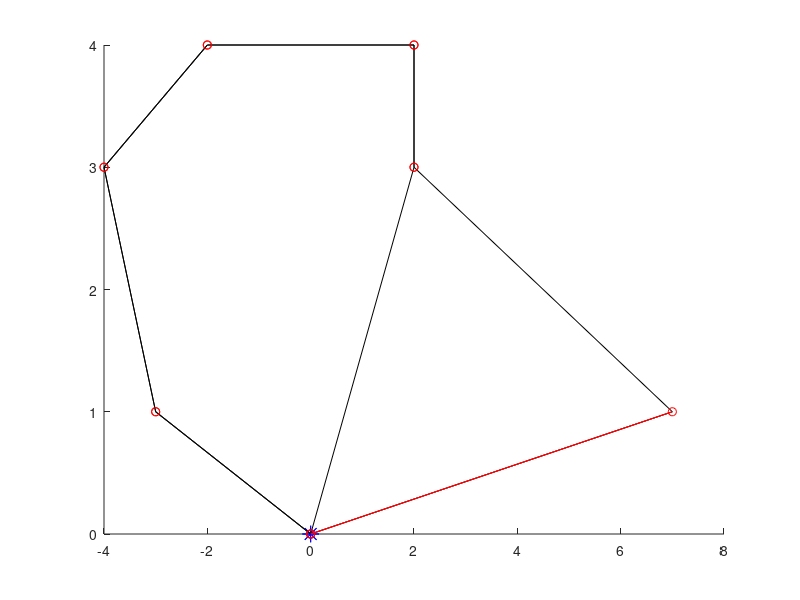
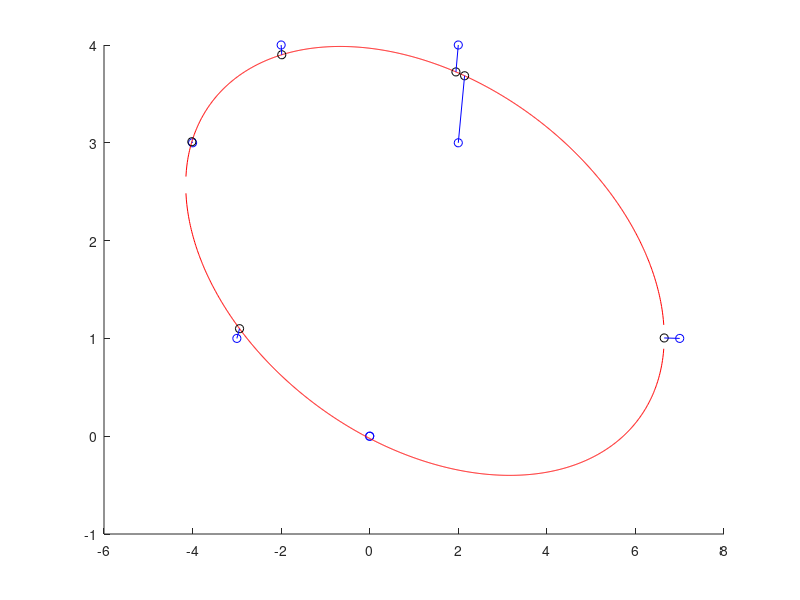

The MATLAB script that drew these images, in order:
function[] = TDRA( )
% This main function will execute the entirety of the Truck and Drone 
% routing algorithm. 

%%%
% When it comes to calculating the "travel time between two customers" we will 
% use the distance between the two nodes for trucks. When calculating the 
% travel time between two customers by UAV, we will use the distance but 
% divided by a speed factor of 1.5.
%%%

    % Variables 
    %      C0            Set of customer locations with depot as the starting
    %                     location where C0.x is the x location of the
    %                     customers and C0.y is the y locations of the
    %                     customers. 
    %       c            Number of customers
    %       U            Set of drones
    %       u            Number of drones
    % aafDistancesTruck  Travel times between two customers i & j by truck
    %     soln           Our representation of the solution where:
    %                      ansoln.Part1 represents the sequence of customers
    %                          visited by the truck
    %                      ansoln.Part2 represents the assignment of
    %                          customers to UAVs & also the sequence of
    %                          visits by each UAV
    %                      ansoln.Part3 represents the launch locations of
    %                          each UAV for every flight
    %                      ansoln.Part4 represents the reconvene locations of
    %                          each UAV for every flight
    %
    
    
    % Generate customer locations
%     C0.x = (50 - -50)*rand(1, 4) + -50;
%     C0.y = (50 - -50)*rand(1, 4) + -50;
%     C0.x = [ 0 -10 0 0 ]; % we treat the first slot as the depot;
%     C0.y = [ 0 0 -10 -5 ];  % we treat the first slot as the depot;
%     C0.x = [ 0 randi([-10, 10], 1, 10) 0 ];
%     C0.y = [ 0 randi([-10, 10], 1, 10) 0 ];
    
%     C0.x = [ 0 -4 -7 -6 4 6 2 9 8 7 6 0 ];
%     C0.y = [ 0 1 -3 -8 -9 -3 10 9 -2 -8 -8 0];
    
% %          0  1  2  3  4  0   Customer ID
% %          1  2  3  4  5  6   Indices
%     C0.x = [ 0  8  6 -7  1  0 ];
%     C0.y = [ 0 -2 -3 -3  2  0 ];

%              0  1  2  3  4  5  6  0  Customer ID
%              1  2  3  4  5  6  7  8  Indices
    C0.x = [ 0 -2 -3  2  2  7 -4  0 ]; 
    C0.y = [ 0  4  1  4  3  1  3  0 ]; 

%%%%%%%%%%%%%%%%%%%%%%%%Testing ellipse fitting %%%%%%%%%%%%%%%%%%%%%%%%
% Slanted ellipse
%     C0.x = [ 1, 2, 3, 4, 4.5, 5, 5.5, 6, 6, 5.7, 5.5, 5, 4, 3, 1, ...
%              -1, -3, -6, -7, -7.5, -7, -6, ...
%              -3, -2, -1, -4, -5];
%     C0.y = [ 7, 6, 5, 4, 3, 2, 0.5, -1, -1.5, -3.5, -4, -5, -5.3, -5.2, -4.5,...
%              8, 8, 7, 6, 4, 2, 0, ...
%              -2.5, -3, -3.5, -1.5, -1];
    

% Ellipse along x axis; This works well 
%     C0.x = [ -3, -2.5, -2, -1.5, -1, -.5, 0, .5, 1, 1.5, 2, 2.5, 3, -3, -2.5, -2, -1.5, -1, -.5, 0, .5, 1, 1.5, 2, 2.5, 3 ];
%     C0.y = [ 0.54, 1.06, 1.34, 1.52, 1.64, 1.71, 1.73, 1.71, 1.64, 1.54, 1.34, 1.06, .54, -0.54, -1.06, -1.34, -1.52, -1.64, -1.71, -1.73, -1.71, -1.64, -1.54, -1.34, -1.06, -.54 ];

% Ellipse along y axis
%     C0.x = [ 0 [ -2 : 0.5 : 2 ] [ -2 : 0.5 : 2 ] 0]
%     C0.y = [0 sqrt( 1 - (C0.x(1 : 9).^2)/4 ) [ -1*sqrt( 1 - (C0.x(10 : 18).^2)/4 ) ] 0 ]
    



    % Plot the customer locations
%     hold on
%     figure( 1 );
%     plot(0,0,'b*', 'MarkerSize', 12)
%     plot(C0.x, C0.y, 'bo')
%     hold off

    
    % Numbers of customers (excluding the depot) 
    c = length(C0.x) - 2;
    
    % Number of drones
    U = [1, 2];
    u = length(U);
    
    % Initial and final temperature (Inputs for SA)
    T0 = 90;
    TFinal = 0.01; 
    Beta_SA = 0.99;
    Imax = 20;
    
    % Calculate the distances between each all points
    % Here, our first row of the columns is how far our depot is from each 
    % of the customers. 
    aafDistances = calculateDistances(C0.x, C0.y);
    
    
    % Initialize solution data structure
    soln.anPart1 = zeros(1, length(C0.x));  % the Truck Route
    soln.anPart2 = [-1];  % Assignment of customers to UAVs
    soln.anPart3 = [-1];  % Launch locations of the UAVs
    soln.anPart4 = [-1];  % Reconvene locations of the UAVs
    
    
    % Generate initial solution s, to the STRPD based on SA
    s = simulatedAnnealing(c, aafDistances, soln, T0, TFinal, Beta_SA, Imax, u);
    
%%%%%%%%%%%%%%%%%%%%%%%%%%%%%%%%%%%%%%%%%%%%%%%%%%%%%%%%%%%%%%%%%%%%%%%%
    % Test plotting our path with drones
    % THis is correct btw
%     s.anPart1 = [ 0 4 2 3 0 ];
%     s.anPart3 = [ 2 -1 ];   % These indices refer to the cell number in part 1, so this is wrong. 
%     s.anPart2 = [ 1 -1 ];   % visits customer 1
%     s.anPart4 = [ 3 -1 ];   % returns to index 2 of s.anPart1 (which is customer 3)
% 
%     s.anPart1 = [ 0 4 3 1 2 0 ];    % MOST RECENT TEST
%     s.anPart3 = [ 1 -1 4 ];
%     s.anPart2 = [ 5 -1 6 ];
%     s.anPart4 = [ 3 -1 5 ]; 
    
%     s.anPart1 = [ 0 4 2 0 ];
%     s.anPart3 = [ 2 3 -1 ];   % These indices refer to the cell number in part 1, so this is wrong. 
%     s.anPart2 = [ 1 3 -1 ];   % visits customer 1
%     s.anPart4 = [ 3 4 -1 ];   % returns to index 2 of s.anPart1 (which is customer 3)

%     s.anPart1 = [ 0 4 2 0 ];
%     s.anPart3 = [ 2 -1 3 ];   % These indices refer to the cell number in part 1, so this is wrong. 
%     s.anPart2 = [ 1 -1 3 ];   % visits customer 1
%     s.anPart4 = [ 3 -1 4 ];   % returns to index 2 of s.anPart1 (which is customer 3)

%     s.anPart1 = [ 0 4 2 0 ];
%     s.anPart3 = [ 2 -1 3 ];   % These indices refer to the cell number in part 1, so this is wrong. 
%     s.anPart2 = [ 1 -1 3 ];   % visits customer 1
%     s.anPart4 = [ 3 -1 4 ];   % returns to index 2 of s.anPart1 (which is customer 3)
%%%%%%%%%%%%%%%%%%%%%%%%%%%%%%%%%%%%%%%%%%%%%%%%%%%%%%%%
    
    % Plot the truck and drone route
    plot_route( C0, s);
    
    
    % Initialize best solution, the rsult of the best solution, the 
    % iteration number, and the temperature
    s_best = s;
    fs_best = f(aafDistances, s_best, u);
    
    
    % Elliptical stuff
    
    solnOut = ellipticalCustomerAssignment( s_best, C0, u);
    plot_route( C0, solnOut)
    
    
    
end

%%%%%%%%%%%%%%%%%%%%%%%%%%%%%%%%%%%%%%%%%%%%%%%%%%%%%%%%%%%%%%%%%%%%%%%%%%%
function[ ] = plot_route( C0, s) 
% plot_route will take in the customer locations & the initial solution
% produced via the Simulated annealing method. It will then plot the route 
% the truck will take. 
% Input 
%   C0      The locations of all the customers
%   s       The route we are plotting 
%   u       The number of drones 
% Output
%   

    % Variables
    %    a, b     Placeholder variables for the coordinates 
    %  nCustInd   counter to keep track of the customer indices 
    
    % Plot the truck route
    nCustInd = 2;
    a = [ 0 ]; 
    b = [ 0 ]; 
    
    % Fill in these a and b arrays
%     for i = s.anPart1( 2 : length(C0.x) - 1 )
    for i = s.anPart1( 2 : length(s.anPart1) - 1)
        a(nCustInd) = C0.x(i+1);
        b(nCustInd) = C0.y(i+1);
        nCustInd = nCustInd + 1; 
        a;
        b;
    end

    a(end + 1) = 0;
    b(end + 1) = 0;


        
    % Initialize the coords visited by the drones
    aanDrones = zeros(length(s.anPart2)-1, 6);
    
    C0;
    s; 
    % Fill in this matrix
    for iCustomer = 1 : length(s.anPart2)        
        if s.anPart2(iCustomer) == -1
            aanDrones( iCustomer, : ) = -1*ones(1, 6);
%             aanDrones = [ aanDrones ; -1*ones(1, 6) ]
            
        else
            aanDrones(iCustomer, 1) = C0.x(s.anPart1(s.anPart3(iCustomer)) + 1);
            aanDrones(iCustomer, 4) = C0.y(s.anPart1(s.anPart3(iCustomer)) + 1);

            aanDrones(iCustomer, 3) = C0.x(s.anPart1(s.anPart4(iCustomer)) + 1);
            aanDrones(iCustomer, 6) = C0.y(s.anPart1(s.anPart4(iCustomer)) + 1);

            aanDrones(iCustomer, 2) = C0.x(s.anPart2(iCustomer) + 1);
            aanDrones(iCustomer, 5) = C0.y(s.anPart2(iCustomer) + 1);
        end
    end
    
    
    
    % Plot the drone route
    aColors = ["r--", "b--", "g--", "k--", "m--"];
        
    % 
    aDimensions = size(aanDrones);
    
    % Plot this stuff
    figure(2)
    hold on; 
    plot(0,0,'b*', 'MarkerSize', 12)
    plot(a, b, 'k-')
    plot(a, b, "ro")
    
    iDrone = 1; 
    for iRow = 1 : aDimensions 
        x = [ 0 ];
        y = [ 0 ]; 
        
        if aanDrones(iRow, 1) == -1
            iDrone = iDrone + 1; 
        else
            for iCol = 1 : 3
                x(iCol) = aanDrones(iRow, iCol);
                y(iCol) = aanDrones(iRow, iCol+3);
            end
            
            plot(x, y, aColors(iDrone));
        end
    end
    hold off; 
end

function[ aafDistances ] = calculateDistances( x, y )
% calculateDistances will calculate the distances between all the points 
%   on the graph
% INPUT
%   x, y   the x and y coordinates of the customers
% OUTPUT
%   aafDistances   An array of distances where D_ij is the distance between 
%                    house i and house j; this matrix should be symmetric

    % Variables
    %
    
    % Initialize the distances array
    aafDistances = zeros(length(x));
    
    % Calculate the distances
    for i = 1 : length(x)
        for j = 1 : length(x)
            aafDistances( i, j ) = sqrt( (x(i) - x(j))^2 + (y(i) - y(j))^2 );
        end
    end
    
end

function[ s_best ] = ...
    simulatedAnnealing( c, aafDistances, soln, T0, TFinal, Beta_SA, Imax, u)
% simulatedAnnealing function will take in an array of distances 
% and will generate a random TRP (traveling repairman problem).
% INPUT
%   c              The length of the soln
%  aafdistances    Array of distances between customers
%  soln            Data structure of solution
%   T0             The initial temperature
%   TFinal         The final temperature we want to approach
%  Beta_SA         The cooling schedule for our simulated annealing
%   Imax           The maximum number of iterations
%   u              The numebr of drones
% OUTPUT
%  s_best          Returns the best solution to the TRP 


    % Variables
    %  soln       Data structure with solutions parts 1, 2, 3, and 4 
    %     s       Solution to the TRP problem
    %  s_best     Best solution
    % fs_best     The result of the best solution7
    %     T       The current temperature of our simulated annealing
    

    % Initialize our current and final temperatures
    T = T0;     
    
    % Generate a ranomd TRP (Traveling Repairman Problem) 
    % randomly insert all customers into vector    
    soln.anPart1 = [ 0 randperm(c) 0 ];
    s = soln; % create duplicate of soln for comparison
    
    % Initilaize the best solution and the best result 
    s_best = s;
    fs_best = f(aafDistances, s, u); 
    
    sPrime = soln;
    
    % Run the simulated annealing process
    while T > TFinal
        for i = 1 : Imax 
            % Find neighbor to s
            sPrime.anPart1 = neighbor(s);
            

            
            % Check if neighbor is better than current solution 
            diff = fs_best - f(aafDistances, sPrime, u);
            
            % Check if neighbor is better
            if f(aafDistances, sPrime, u) < f(aafDistances, s_best, u)
                s_best.anPart1 = sPrime.anPart1;
                fs_best = f(aafDistances, sPrime, u); 
            end
            
            % Boltzmann probability time babbbyyyy
            if rand() < exp(-abs(diff) / T)
                s.anPart1 = sPrime.anPart1;
            end
            
        end
        
        % Cooling schedule
        T = Beta_SA * T; 
    end
    
    
    
end

function[ solnOut ] = ellipticalCustomerAssignment( solnIn, C0, k )
% The ellipticalCustomerAssignment heuristic function will take in a soln
% and then will return another solution. 

% INPUT
%  solnIn      This is the input solution
%  C0          The locations (coordinates) of the customers
%  k           Number of drones
% OUTPUT
%  solnOut     This is the output solution

    % VARIABLES
    %    D        The design matrix
    %    C        The constraint matrix
    %    S        Scatter matrix
    %    V        Matrix with columns being the eigenvectors
    %    D        Matrix where diagonals are eigenvalues
    %    g        Anonymous function for distance from point to conic
    %    h        Anonymous function for distance between two points
    % aVectorScaled  The parameters that create our ellipse
    % anSortedTruckCustomers   Vector of truck customers sorted by distance
    %                          to ellipse
    % aafDistances  Get the distances between all the points
    
    
    % Create matrix of distances
    aafDistances = calculateDistances(C0.x, C0.y);
    
    % Assign initial variables 
    solnOut = solnIn; 
    fSolnOut = f( aafDistances, solnIn, k);
    
    % Fit an ellipse to C0 
    % First create our design matrix
    D = zeros(length(C0.x) - 1, 6);
    for iRow = 1 : length(C0.x) - 1
        D( iRow, 1 ) = (C0.x(iRow))^2;
        D( iRow, 2 ) = C0.x(iRow) * C0.y(iRow);
        D( iRow, 3 ) = (C0.y(iRow))^2;
        D( iRow, 4 ) = C0.x(iRow);
        D( iRow, 5 ) = C0.y(iRow);
        D( iRow, 6 ) = 1;
        

    end
    
    
    % Next our constraint matrix
    C = zeros(6); 
    C(1, 3) = 2;
    C(3, 1) = 2;
    C(2, 2) = -1; 
    
    % Create scatter matrix
    S = D' * D;
    
    % Find our eigenvalues and eigenvectors
    [ eigenvector, eigenvalue ] = eig( S, C );
    
    % Find the smallest eigenvalue
    fMinDiag = inf;
    for iDiagonal = 1 : 6
        if eigenvalue(iDiagonal, iDiagonal) > 1e-6 && eigenvalue(iDiagonal, iDiagonal) < fMinDiag
            iMinDiag = iDiagonal;
            fMinDiag = eigenvalue(iDiagonal, iDiagonal);
        end
    end
    
    
    % Scale the parameters so that a'C*a = 1
    aVector = eigenvector( :, iMinDiag );
    fScaling = aVector' * C * aVector;
    aVectorScaled = aVector / sqrt(fScaling);
        
    
    % This function gives us the algebraic distance of any point (x, y)
    % from the conic. 
    g = @( a, x, y) (a(1)*x.^2 + a(2).*x.*y + a(3)*y.^2 + a(4)*x + a(5)*y + a(6));
    
    
    % Create functions from the quadratic formulas    
    fplus  = @(a, x) ( -(a(2)*x + a(5)) + sqrt( (a(2)*x + a(5)).^2 - 4*a(3)*(a(1)*x.^2 + a(4)*x + a(6)) ) ) / (2*a(3));
    fminus = @(a, x) ( -(a(2)*x + a(5)) - sqrt( (a(2)*x + a(5)).^2 - 4*a(3)*(a(1)*x.^2 + a(4)*x + a(6)) ) ) / (2*a(3));
    
    
    % Create array of points
    afXData = [ min(C0.x) - 10 : 0.01 : max(C0.x) + 10 ];
    % Check to see if the x and y are imaginary
    counter = 1;
    for x = afXData
        if isreal(fplus( aVectorScaled, x )) && fplus( aVectorScaled, x) ~= 0
            afXGoodData(counter) = x;
            afYDataPositive(counter) = fplus( aVectorScaled, x ); 
        end
        
        if isreal(fminus( aVectorScaled, x )) && fminus( aVectorScaled, x) ~= 0
            afYDataNegative(counter) = fminus( aVectorScaled, x );
        end
        
        if isreal(fminus( aVectorScaled, x )) && isreal(fplus( aVectorScaled, x ))
            counter = counter + 1; 
        end
        
        
    end
               
    
    % Plot the points
    figure(12345)
    hold on; 
    plot(C0.x, C0.y, 'bo')
    plot(afXGoodData, afYDataPositive, 'r-')
    plot(afXGoodData, afYDataNegative, 'r-')

    
    % Given a customer point (xi, yi), find the point (x, y) on an ellipse
    % that minimizes the distance between (xi, yi) and (x, y)
    
    % Set the max number of iterations, the threshold
    % for convergence
    nMax = 30; 
    fThreshold = 10^(-6);
    
    % Hard code the function and its jacobian
    h = @(x, y, lambda, xi, yi, a) ...
        [ 2*x - 2*xi + 2*a(1)*x*lambda + a(2)*lambda*y + a(4)*lambda; 
          2*y - 2*yi + a(2)*lambda*x + 2*a(3)*lambda*y + a(5)*lambda; 
          a(1)*x^2 + a(2)*x*y + a(3)*y^2 + a(4)*x + a(5)*y + a(6) ];

    h_jacobian = @(x, y, lambda, xi, yi, a) ...
        [ 2 + 2*a(1)*lambda, a(2)*lambda, 2*a(1)*x + a(2)*y + a(4); 
          a(2)*lambda, 2 + 2*a(3)*lambda, a(2)*x + 2*a(3)*y + a(5); 
          2*a(1)*x + a(2)*y + a(4), a(2)*x + 2*a(3)*y + a(5), 0 ];
      
   % Initialize ellipse points
   afEllipse.x = [];
   afEllipse.y = [];
   
   % Initialize vector of distances
   afDistanceFromEllipse = zeros(1, length(C0.x)-2); 
    
   %Instead of iterating through the length of the arrays, iterate through   
   for nCustomer = solnIn.anPart1(2 : end - 1)
       % Set initial guess
       %                  x                y        lambda
       afGuess = [ C0.x(nCustomer + 1); C0.y(nCustomer + 1); 0 ]; 
       
       
       % Get the unknowns
       [ ae_vals, j, aUnknowns ] = ... 
           newtons_method( nMax, afGuess, fThreshold, h, h_jacobian, aVectorScaled, C0, nCustomer+1);
       
       % Plot the point on the ellipse
       plot(aUnknowns(1, j-1), aUnknowns(2, j-1), 'ko')
       
       % Store the ellipse point
       afEllipse.x = aUnknowns(1, j-1);
       afEllipse.y = aUnknowns(2, j-1); 
       
       % Calculate the distance between customers and closest pt on ellipse
       afDistanceFromEllipse( nCustomer ) = sqrt( (afEllipse.x(end) - C0.x(nCustomer+1))^2 + ...
           (afEllipse.y(end) - C0.y(nCustomer+1))^2 );
       
       % Plot those thangs 
       plot( [ C0.x(nCustomer+1); afEllipse.x ], [C0.y(nCustomer+1); afEllipse.y], 'b-' )
%        [ C0.x(nCustomer); afEllipse.x ]
% %        for i = 1 : length(C0.x)
% %            plot( [ C0.x(nCustomer+1); afEllipse.x(nCustomer) ], [C0.y(nCustomer+1); afEllipse.y(nCustomer)], 'b-' )
% %        end
% %        hold off; 
             
              % Final Output Lines
%        fprintf("\n")
%         fprintf("Final Output Line for Part (a)\n")
%         fprintf("Current k    |      e^(k+1)     |      x^(k+1)\n" );
%         fprintf("  %4d       |   %10.10f   |   [ %2.6f ; %2.6f; %2.6f ]   \n", k-2, ae_vals(k-1), aUnknowns(1, k-1), aUnknowns(2, k-1), aUnknowns(3, k-1))
       
   end
    
   hold off;
   
   
   % Sort the customer in descending order from distance to the ellipse
   afDistanceFromEllipse;
   [ afSortedDistances, anSortedTruckCustomers ] = sort( afDistanceFromEllipse, 2, "descend" );

   afSortedDistances;
   anSortedTruckCustomers;
   
   
   % Get the distance matrix (the distances between all the points)
   aafDistances = calculateDistances(C0.x, C0.y); 
   
   
    % Now we start looping until no feasible position is available for
    % customers in the list for re-insertion in UAV routes
%     feasible = 1;  %
    temp_counter = 0;     % this temporary counter will eventually be removed, 
                          % it is taking place of the feasibility thing
           
    bDone = 0;


    
% if for one iteration of the repeat loop, doesn't improve. 


    while ~bDone 
        % Initialize the "previous" best waiting time
        fTotalWaitingTimePrev = fSolnOut; 


        for i = 1 : length(anSortedTruckCustomers)
            % Initialize feasibility for truck insertion
            bFeasible = 1; 
            
            % Store the index of customer i in anSortedTruckCustomers
            jCust = anSortedTruckCustomers(i);  % customer index at index i in anSortedTruckCustomers
            
            % Select customer c_j in the list & remove it from truck route
            solnRemovedCustomer = soln_remove_truck_customer(solnIn, jCust);


%             %%%%% TEMPORARY STUFF REMOVE AFTER TESTING %%%%%
%             solnIn.anPart1 = [0 10 9 8 7 3 5 6 0];
%             solnIn.anPart3 = [ 1 6 -1 2 3 6];
%             solnIn.anPart2 = [11 1 -1 12 4 2];
%             solnIn.anPart4 = [3 7 -1 3 6 7];
%             solnIn
%             jCust = 8  % This is the customer we will be removing
%             %%%%% TEMPORARY STUFF REMOVE AFTER TESTING %%%%%
            
            % Check all potential positions in truck route
            for iTruckStop = 2 : length(solnIn.anPart1)
                % Insert the customer in the truck route
                insertedTruckSoln = ...
                    soln_insert_truck_customer(solnRemovedCustomer, jCust, iTruckStop);
                
                
                % Check feasibility 
                % Totally checking feasibility, yep looks super great
                %%%%% REMOVE AFTER TESTING %%%%%
                bFeasible = 1; 
                %%%%% REMOVE AFTER TESTING %%%%%              
                
                % Calculate the total waiting time
                fTruckInsertionWaitingTime = f( aafDistances, insertedTruckSoln, k ); 

                % Compare this s to our original s_out
                if bFeasible && (fTruckInsertionWaitingTime < fSolnOut)
                    solnOut = insertedTruckSoln; 
                    fSolnOut = fTruckInsertionWaitingTime; 
                end
            end
            

            % Intialize feasibility for inserting customer into drone
            bFeasible = 1; 
            
            % Check all potential positions in drone route
            for iDrone = 1 : k
                for iStopLeave = 1 : length(solnRemovedCustomer.anPart1)
                    for iStopReturn = iStopLeave : length(solnRemovedCustomer.anPart1)
                        % Insert the customer in the truck route
                        insertedDroneSoln = ... 
                            soln_add_drone_customer(solnRemovedCustomer,...
                            jCust, iDrone, iStopLeave, iStopReturn);

                        % Check feasibility
                        % Wow still super feasible 

                        % Calculate the total waiting time
                        fDroneInsertionWaitingTime = f( aafDistances, insertedDroneSoln, k); 

                        % Compare this to the solnOut
                        if bFeasible && (fDroneInsertionWaitingTime < fSolnOut)
                            solnOut = insertedDroneSoln; 
                            fSolnOut = fDroneInsertionWaitingTime; 
                        end

                        
                    end
                end
            end

        end 


        % Remove the customer from the list
        anSortedTruckCustomers(1) = []; 


        % right here
        if fTotalWaitingTimePrev <= fSolnOut 
            bDone = 1; 
        end
    end

end

function[ ae_vals, k, aUnknowns ] = newtons_method( nMax, afGuess, fThreshold, h, h_jacobian, a, C0, iCustomer )
% Newton's method will approximate the roots of our function h. For this
% particular problem, h is the gradient of our distance formula. 
% Input
%   nMax               The maximum number of iterations
%   afGuess            Our initial guess
%   fThreshold         The threshold for convergence
%   h                  The function we are trying to find the root of 
%   h_jacobian         The jacobian of function h
%   aVectorScaled      The paramters we found to create our ellipse
%   C0                 Our set of customers
%   iCustomer          The current customer we are at
% Output
%   ae_vals            Array of error values
%   k                  Number of iterations
%   aUnknowns          Array of unknowns we are trying to find

    % Local Variables
    %  k           Number of iterations it took to converge
    %  e           The error value
    %  xi          x coordinate of the customers
    %  yi          y coordinate of the customers
    
    % Initialize k values and error value e
    k = 1; 
    e = 99;   % absurd error value
    
    % Create variables for the x and y coordinates of the customers
    xi = C0.x(iCustomer); 
    yi = C0.y(iCustomer); 
    
    % Initialize vector to hold the updating x, y, and lambda values and
    % vector for e values
    aUnknowns = zeros(3, nMax); 
    ae_vals = zeros(1, nMax); 
    aUnknowns(:, 1) = afGuess; 
    ae_vals(1) = e; 
    
    % Run Newton's Method for the vector case
    while k < nMax + 2 && ae_vals(k) > fThreshold
        aUnknowns(:, k+1) = aUnknowns(:, k) - ... 
            h_jacobian(aUnknowns(1, k), aUnknowns(2, k), aUnknowns(3, k), xi, yi, a) \ ...
            h(aUnknowns(1, k), aUnknowns(2, k), aUnknowns(3, k), xi, yi, a ); 
        
        % Calculate the error
        ae_vals(k+1) = norm( aUnknowns(:, k+1) - aUnknowns(:, k) );
        
        % Print k, the error and the value
%         fprintf("Current k    |      e^(k+1)     |      x^(k+1)\n" );
%         fprintf("  %4d       |   %10.10f   |   [ %2.6f ; %2.6f; %2.6f ]   \n", k-1, ae_vals(k+1), aUnknowns(1, k+1), aUnknowns(2, k+1), aUnknowns(3, k+1))
        
        % Update k 
        k = k + 1; 
    end
end

function[ solnOut ] = soln_remove_truck_customer(solnIn, jCust)
% The soln_remove_truck_Customer function takes in a solution structure and
% the customer j that we will be removing from the truck route. It will
% first loop over soln.anPart1 to find jCust. Then it will "remove him" by
% esentially shifting everyone in solnIn.anPart1 after him down by 1. 
% Input
%  solnIn     The solution we are currently working with
%  jCust      The customer we will be removing from part 1 of solnIn
% Output
%  solnOut    The resulting solution

    % Local variables
    %  iCustomer     counter variable to keep track of the customer index
    %  
    
    % Loop over soln.anPart1 to find jCust
    for iCustomer = 1 : length(solnIn.anPart1)
        if solnIn.anPart1(iCustomer) == jCust
            jCustIndex = iCustomer; 
        end
    end
    
    % Remove jCust and shift everyone down
    solnIn.anPart1(jCustIndex) = [];
    solnIn.anPart1;

    % Shift things in part 3 and part 4 that are after the removal slot
    % down by 1
    nDroneCounter = 1; 
    for nIndex = 1 : length(solnIn.anPart3)
        if solnIn.anPart3(nIndex) < 0
            nDroneCounter = nDroneCounter + 1;
            
        else
            if solnIn.anPart3(nIndex) > jCustIndex  % "if it comes after"
                solnIn.anPart3(nIndex) = solnIn.anPart3(nIndex) - 1;  
            end
            
            if solnIn.anPart4(nIndex) > jCustIndex
                solnIn.anPart4(nIndex) = solnIn.anPart4(nIndex) - 1; 
            end
        end
    end
    
    % Return the solnOut
    solnOut = solnIn; 
  
end

function[ solnOut ] = soln_insert_truck_customer(solnIn, jCust, iStop)
% The soln_insert_truck_customer method will take in the solution, the
% jCustomer we will be inserting, and the place where the truck will be
% inserted. 
% Inputer
%    solnIn    The input solution
%    jCust     the customer that will be inserted
%    iStop     Where the truck will be placed

    % Local Variables
    %
    
    % Initialize the out solution 
    solnOut = solnIn;
    
    % First insert values 1 to iStop - 1
    solnOut.anPart1 = solnIn.anPart1(1 : iStop - 1);
    
    % Next insert jCust
    solnOut.anPart1(iStop) = jCust; 
    
    % Next insert the remaining values iStop to the end of the array
    solnOut.anPart1 = [ solnOut.anPart1 solnIn.anPart1(iStop : end)]; 
    
    % Update anPart3 and anPart4
    nDroneCounter = 1; 
    for nIndex = 1 : length(solnIn.anPart3)
        if solnIn.anPart3(nIndex) < 0
            nDroneCounter = nDroneCounter + 1; 
        else
            if solnIn.anPart3(nIndex) >= iStop
                solnOut.anPart3(nIndex) = solnIn.anPart3(nIndex) + 1; 
            end
            
            if solnIn.anPart4(nIndex) >= iStop
                solnOut.anPart4(nIndex) = solnIn.anPart4(nIndex) + 1; 
            end
        end
    end             
end

function[ solnOut ] = soln_add_drone_customer(solnIn, jCust, iDrone, iStopLeave, iStopReturn)
% soln_add_drone_customer will take in the current solution data structure,
% the customer we will be including, the drone that will be delivering to
% it as well as where the drone will be departing from and arriving to. 
% Input
%  solnIn       Current solution
%  jCust        Customer we are inserting
%  iDrone       The drone that will be delivering to that customer
%  iStopLeave   The index from which the drone will be leaving (based off
%                of the indices from soln.anPart1) 
%  iStopReturn  The index where the drone will be returning (also based off
%                of the indices from soln.anPart1)

% Output
%  solnOut      The resutling solution. 

    % Local variable
    % iPart3Drone     The drone we are currently looking at in part 3
    
    
    % Find the drone we are looking for in solnIn.anPart3
    iPart3Drone = 1;                   
    nDroneCounter = 1;
    
    % Initialize the solnOut
    solnOut = solnIn; 
    
    solnIn;
    while (nDroneCounter ~= iDrone)
        % If we hit a separator (-1) increment the drone
        if (solnIn.anPart3(iPart3Drone) == -1)
            nDroneCounter = nDroneCounter + 1; 
        end
        iPart3Drone = iPart3Drone + 1; 
    end
    
    
    % Look for where iStopLeave fits in solnIn.anPart3 (start from
    % iPart3Drone)
    bPlaced = 0;
    iLeavePlacement = iPart3Drone; 
    while (~bPlaced)        
        % In the case that we want to assign drone n a customer, but there
        % are currently no drone n customers
        if iLeavePlacement > length(solnIn.anPart3)
            % Insert placeholder slot
            solnOut.anPart3(end + 1) = 0;
            solnOut.anPart2(end + 1) = 0; 
            solnOut.anPart4(end + 1) = 0; 
        end
                    
        if (solnOut.anPart3(iLeavePlacement) < iStopLeave)
            % Then we place it in index iLeavePlacement
            bPlaced = 1; 
            
        else
            % We iterate through
            iLeavePlacement = iLeavePlacement + 1; 

        end
    end
    
    
    % Shift oclumns in Part 3 up by 1
    % Shift the columns at & abova where it goes to the right by 1
    solnOut.anPart3 = solnIn.anPart3(1 : iLeavePlacement - 1); 
    
    % Insert the index it will be leaving from
    solnOut.anPart3(iLeavePlacement) = iStopLeave;
    
    % Insert the remaining values iStopLeave to the end of the array
    solnOut.anPart3 = [ solnOut.anPart3 solnIn.anPart3(iLeavePlacement : end) ];
    
    % ----
    % Shift columns in Part 2 up by 1
    % Shift the columns at & abova where it goes to the right by 1
    solnOut.anPart2 = solnIn.anPart2(1 : iLeavePlacement - 1);
    
    % Insert the customer jCust
    solnOut.anPart2(iLeavePlacement) = jCust; 
    
    % Insert the remaining values iStopLeave to the end of the array
    solnOut.anPart2 = [ solnOut.anPart2 solnIn.anPart2(iLeavePlacement : end) ]; 
    
    
    % ----
    % Shift the columns in Part 4 up by 1
    % Shift the columns at & above where it goes to the right by 1
    solnOut.anPart4 = solnIn.anPart4(1 : iLeavePlacement - 1);

    % Insert the customer return index
    solnOut.anPart4( iLeavePlacement ) = iStopReturn; 
    
    % Insert the remaining values iStopLeave to the end of the array
    solnOut.anPart4 = [ solnOut.anPart4 solnIn.anPart4(iLeavePlacement : end) ]; 
    
    
    solnOut;      
end

function[ sPrime ] = neighbor( soln )
% The neighbor function will implement the well-known 2-opt method for
% creating neighbors for our current solution s. Here, we must note that
% our 2-opt method will switch two customers within the vector of Parts 1
% and 2. The customers are selected randomly. Our 2-opt is a local search
% heuristic.

% INPUT
%   soln       Current solution data structure.
% OUTPUT
%  sPrime      A neighbor to input solution soln

    % Variables
    %    sPrime    The soln.anPart1 which is the neighbor to our original 
    %                soln.anPart1  
    %  randIndex1  The index of the customer that will be switched out from
    %                part 1 of the soln data structure
    %  randIndex2  The index of the customer that will be switched out from
    %                part 2 of the soln data structure. 
    %    nTemp     A temporary variable that holds the customer at index 
    %                randIndex1
    
    
    % Randomly pick two customer indices from anPart1 
    randIndex1 = -1;
    randIndex2 = -1;
    
    % Make sure that we don't pick the same two indices
    while randIndex1 == randIndex2
        randIndex1 = randi([2, length(soln.anPart1)-1]);
        randIndex2 = randi([2, length(soln.anPart1)-1]); 
    end
    
%     fprintf("Before switching: \n")
%     soln.anPart1
    
    % Switch their positions in soln.anPart1
    nTemp = soln.anPart1(randIndex1);
    soln.anPart1(randIndex1) = soln.anPart1(randIndex2);
    soln.anPart1(randIndex2) = nTemp; 
    
% %     fprintf("after switching: \n")
%     soln.anPart1
    
    % Return the new neighbor to the input solution
    sPrime = soln.anPart1;
    
end

function[ fTotalWaitTime ] = f( aafDistances, soln, k)
% This function f is our wait time function. In this case, we treat
%  the time = distance for our trucks and we calculate the time for the 
%  drones using a speed factor of 1.5

% INPUT
%   aafDistances    Array of floats containing the distances between custs.
%   soln            Data structure of solutions in parts 1, 2, 3 and 4 
%   k               Number of drones
% OUTPUT
%   fTotalWaitTime  Float of total wait time 
    

    % Variables
    %   alpha         Our speed factor for the drones. 
    %   aSoln         Current solution
    
    
    % Initialize constants
    alpha = 1.5;
    
    
    % Create temporary list of customers
    anCustomers = soln.anPart1;
    
    
    % Initialize total wait time
    fTotalWaitTime = 0;
    
    
    % Create vector arrival and departure times for drones and trucks
    aafDroneArrivalTime = zeros(k, length(aafDistances));
    aafTruckArrivalTime = zeros(1, length(aafDistances));
    aafTruckDepartureTime = zeros(1, length(aafDistances));
    
    
    soln;
    aafDistances;
    
    % Calculate the total wait time for the truck customers
    iPrevious = 1; 
    for iCustomerIndex = 2 : length(soln.anPart1) % Here iCustomerIndex = 1 & = length(soln.anPart1) are the nodes 
        iDrone = 1; % Initialize drone counter
        
        % Calculate the arrival time of the truck to this node        
        aafTruckArrivalTime(anCustomers(iCustomerIndex) + 1) = ...
            aafDistances( anCustomers(iCustomerIndex - 1) + 1, anCustomers(iCustomerIndex) + 1 ) ...
          + aafTruckArrivalTime( anCustomers(iCustomerIndex - 1) + 1);
        
%         "Put this arrival times in aafTruckDepartureTimes and vector and 
%          then update them if they have a drone approaching that same
%          node. So that if there is no drone going towards customer at
%          iCustomerIndex, then they already have something in their truck
%          arrival time vector. That is, we are assuming that no customer
%          has a drone delivering to them. 
        aafTruckDepartureTime(anCustomers(iCustomerIndex) + 1) = ...
            aafTruckArrivalTime(anCustomers(iCustomerIndex) + 1);
        

        
        for iReconveneIndex = 1 : length(soln.anPart4)
            
            % Check if we have an "X" there
            if soln.anPart4(iReconveneIndex) == -1
                iDrone = iDrone + 1;
            end
            
            % Get the arrival time of the drones
            if iCustomerIndex == soln.anPart4(iReconveneIndex) % This means there is a drone flying to this point
                a = aafDistances( anCustomers(soln.anPart3(iReconveneIndex)) + 1, soln.anPart2(iReconveneIndex) + 1);
                b = aafDistances( soln.anPart2(iReconveneIndex) + 1, anCustomers(soln.anPart4(iReconveneIndex)) + 1);
                
                aafDroneArrivalTime(iDrone, anCustomers(soln.anPart4(iReconveneIndex)) + 1) = (a + b)/alpha;
                
                %%%% WORKS TILL HERE %%%%
                
                % if Truck is there before the drone, it must wait
                if aafTruckArrivalTime(anCustomers(iCustomerIndex) + 1) < max (aafDroneArrivalTime( :, anCustomers(iCustomerIndex) + 1 ) )
                    aafTruckDepartureTime(anCustomers(iCustomerIndex) + 1) = ...
                        max (aafDroneArrivalTime( :, anCustomers(iCustomerIndex) + 1) );
                elseif aafTruckArrivalTime(anCustomers(iCustomerIndex) + 1) > max( aafDroneArrivalTime( :, iCustomerIndex) )
                    % If the drone is there before the truck
                    aafTruckDepartureTime(anCustomers(iCustomerIndex) + 1) = aafTruckArrivalTime( anCustomers(iCustomerIndex) + 1);
                end
                    
            end
            
        end
       iPrevious = iPrevious + 1;  
    end
    
    
    % Get the total waiting time 
    fTotalWaitTime = aafTruckDepartureTime( soln.anPart1(end - 1) + 1 );       
end
